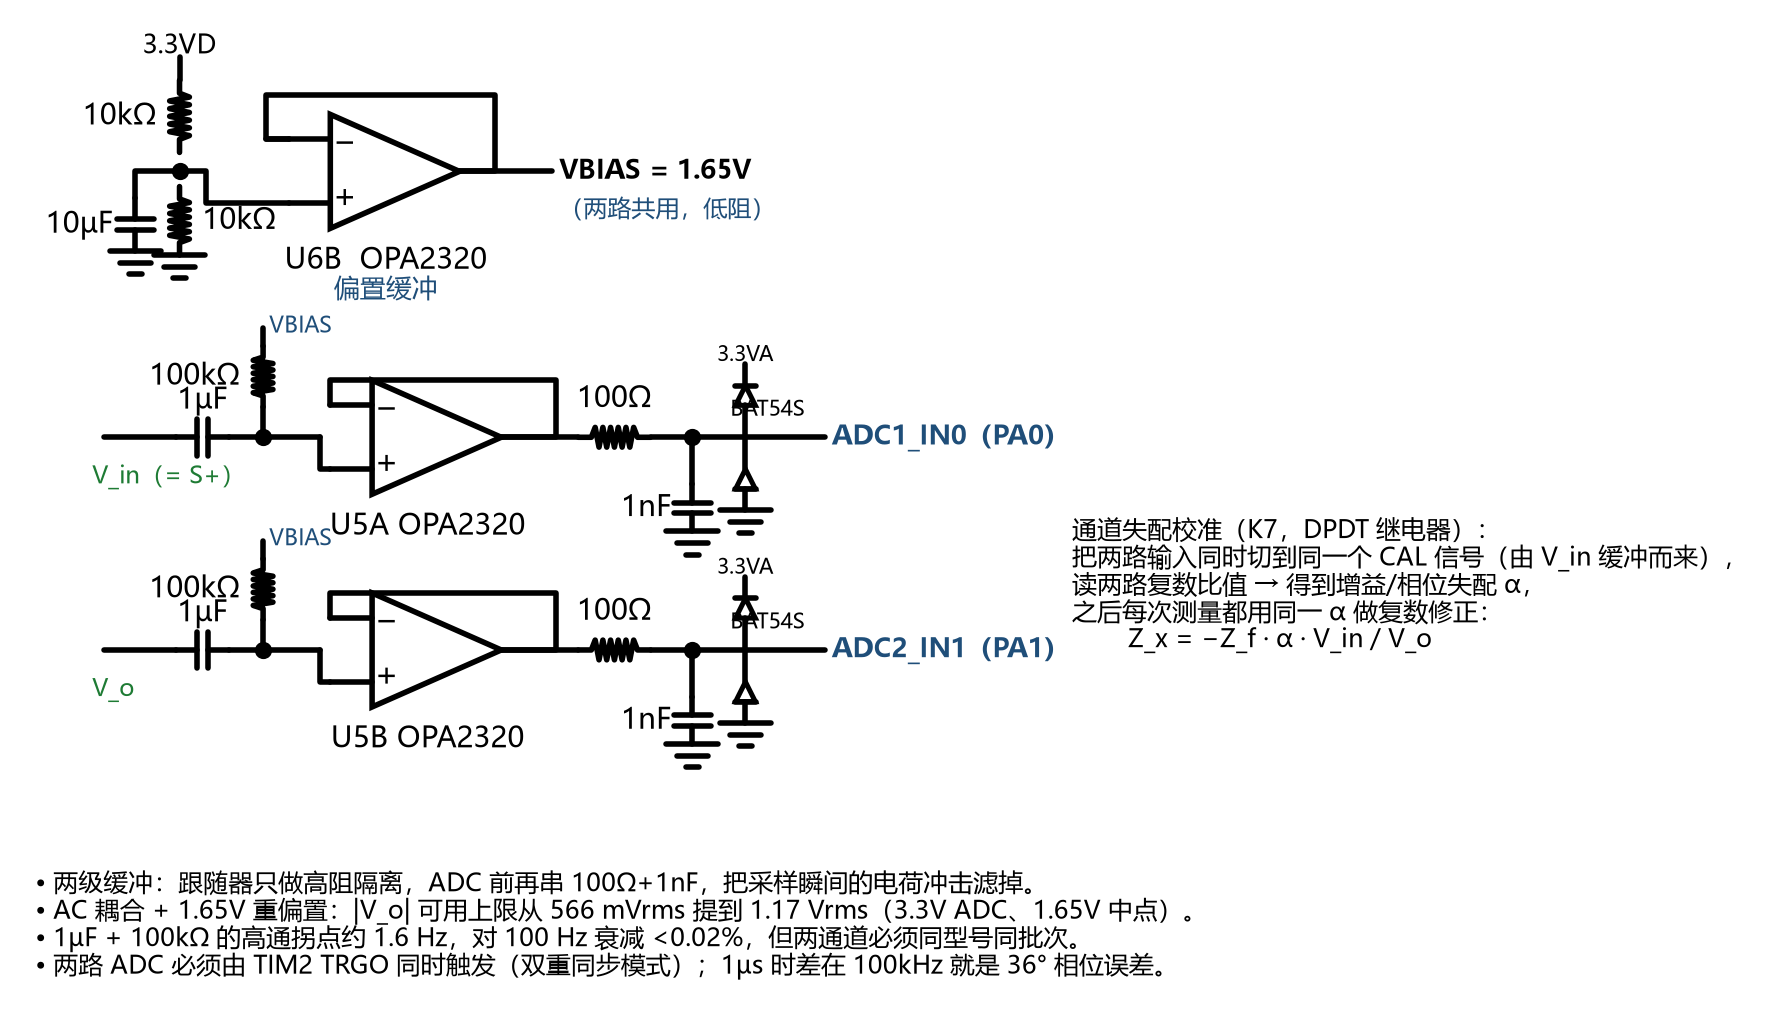

Reproduce this figure in Python.
# -*- coding: utf-8 -*-
"""图 4  双通道调理：AC 耦合 + 1.65V 偏置 + 跟随器 + RC + 保护 → ADC"""
import sys, os
sys.path.insert(0, os.path.dirname(os.path.abspath(__file__)))
from schlib import Sch, BLUE, GREEN
from matplotlib.patches import Polygon

s = Sch((-0.9, 21.4), (-2.1, 10.9), w=11.0)


def clamp(s, x, y):
    s.wire([(x, y), (x, y + 0.42)])
    tri = [(x - 0.13, y + 0.42), (x + 0.13, y + 0.42), (x, y + 0.68)]
    s.ax.add_patch(Polygon(tri, closed=True, fill=False, lw=1.8, zorder=4))
    s.wire([(x - 0.14, y + 0.68), (x + 0.14, y + 0.68)])
    s.wire([(x, y + 0.68), (x, y + 0.96)])
    s.text(x, y + 1.08, "3.3VA", ha="center", fs=7.5)
    s.wire([(x, y), (x, y - 0.42)])
    tri2 = [(x - 0.13, y - 0.68), (x + 0.13, y - 0.68), (x, y - 0.42)]
    s.ax.add_patch(Polygon(tri2, closed=True, fill=False, lw=1.8, zorder=4))
    s.wire([(x - 0.14, y - 0.68), (x + 0.14, y - 0.68)])
    s.wire([(x, y - 0.68), (x, y - 0.96)])
    s.gnd(x, y - 0.96)


# ---------------- VBIAS ----------------
s.text(1.2, 10.55, "3.3VD", ha="center", fs=9.5)
s.wire([(1.2, 10.40), (1.2, 10.10)])
s.res((1.2, 10.10), (1.2, 9.15), "10kΩ", loc="left")
s.dot(1.2, 8.90)
s.res((1.2, 8.70), (1.2, 7.80), "10kΩ", loc="right")
s.gnd(1.2, 7.80)
b1, b2, bo = s.opamp(3.95, 8.90, label="U6B  OPA2320", extra="偏置缓冲")
s.wire([(1.2, 8.90), (1.55, 8.90), (1.55, b2[1]), b2])
s.wire([(1.2, 8.90), (0.62, 8.90), (0.62, 8.55)])
s.cap((0.62, 8.55), (0.62, 7.85), "10µF", loc="left", off=0.30)
s.gnd(0.62, 7.85)

s.wire([bo, (5.35, 8.90), (5.35, 9.90), (b1[0] - 0.30, 9.90),
        (b1[0] - 0.30, b1[1]), b1])
s.wire([(b1[0] - 0.30, b1[1]), b1])
s.wire([bo, (6.10, 8.90)])
s.text(6.20, 8.90, "VBIAS = 1.65V", ha="left", va="center", fs=9.5, weight="bold")
s.text(6.20, 8.40, "（两路共用，低阻）", ha="left", va="center", fs=8.5, color=BLUE)


def channel(y, name, src, adc):
    s.text(0.05, y - 0.52, src, ha="left", fs=8.5, color=GREEN)
    s.wire([(0.20, y), (1.15, y)])
    s.cap((1.15, y), (1.85, y), "1µF", loc="top")
    nd = 2.30
    s.dot(nd, y)
    s.wire([(1.85, y), (3.05, y)])
    # 100k → VBIAS 网络标签
    s.wire([(nd, y), (nd, y + 0.40)])
    s.res((nd, y + 0.40), (nd, y + 1.20), "100kΩ", loc="left")
    s.wire([(nd, y + 1.20), (nd, y + 1.44)])
    s.text(nd + 0.08, y + 1.46, "VBIAS", ha="left", fs=8, color=BLUE)
    # 跟随器
    a1, a2, ao = s.opamp(4.50, y, label=name)
    s.wire([(3.05, y), (3.05, a2[1]), a2])
    s.wire([ao, (6.15, y), (6.15, y + 0.75), (a1[0], y + 0.75), a1])
    # 输出 RC
    s.wire([ao, (6.45, y)])
    s.res((6.45, y), (7.40, y), "100Ω", loc="top")
    s.dot(7.95, y)
    s.wire([(7.40, y), (8.65, y)])
    s.wire([(7.95, y), (7.95, y - 0.62)])
    s.cap((7.95, y - 0.62), (7.95, y - 1.24), "1nF", loc="left")
    s.gnd(7.95, y - 1.24)
    clamp(s, 8.65, y)
    s.text(8.45, y + 0.36, "BAT54S", ha="left", fs=7.5)
    s.wire([(8.65, y), (9.70, y)])
    s.text(9.80, y, adc, ha="left", va="center", fs=9.5, weight="bold", color=BLUE)


channel(5.40, "U5A OPA2320", "V_in（= S+）", "ADC1_IN0（PA0）")
channel(2.60, "U5B OPA2320", "V_o", "ADC2_IN1（PA1）")

# ---------------- 校准开关说明 ----------------
s.text(12.95, 4.35,
       "通道失配校准（K7，DPDT 继电器）：\n"
       "把两路输入同时切到同一个 CAL 信号（由 V_in 缓冲而来），\n"
       "读两路复数比值 → 得到增益/相位失配 α，\n"
       "之后每次测量都用同一 α 做复数修正：\n"
       "        Z_x = −Z_f · α · V_in / V_o",
       ha="left", va="top", fs=9, color="k")

s.text(-0.7, -0.30,
       "• 两级缓冲：跟随器只做高阻隔离，ADC 前再串 100Ω+1nF，把采样瞬间的电荷冲击滤掉。\n"
       "• AC 耦合 + 1.65V 重偏置：|V_o| 可用上限从 566 mVrms 提到 1.17 Vrms（3.3V ADC、1.65V 中点）。\n"
       "• 1µF + 100kΩ 的高通拐点约 1.6 Hz，对 100 Hz 衰减 <0.02%，但两通道必须同型号同批次。\n"
       "• 两路 ADC 必须由 TIM2 TRGO 同时触发（双重同步模式）；1µs 时差在 100kHz 就是 36° 相位误差。",
       ha="left", va="top", fs=9, color="k")

s.save(os.path.join(os.path.dirname(os.path.abspath(__file__)), "fig4_adc.png"))
